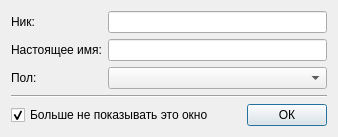
<ui version="4.0" >
 <class>WelcomeDialog</class>
 <widget class="QDialog" name="WelcomeDialog" >
  <property name="geometry" >
   <rect>
    <x>0</x>
    <y>0</y>
    <width>338</width>
    <height>134</height>
   </rect>
  </property>
  <property name="windowTitle" >
   <string>Simple Chat - Выбор ника</string>
  </property>
  <layout class="QVBoxLayout" name="verticalLayout" >
   <item>
    <layout class="QGridLayout" name="gridLayout" >
     <item row="0" column="0" >
      <widget class="QLabel" name="label" >
       <property name="text" >
        <string>Ник:</string>
       </property>
      </widget>
     </item>
     <item row="0" column="1" >
      <widget class="QLineEdit" name="nickEdit" />
     </item>
     <item row="1" column="0" >
      <widget class="QLabel" name="label_2" >
       <property name="text" >
        <string>Настоящее имя:</string>
       </property>
      </widget>
     </item>
     <item row="1" column="1" >
      <widget class="QLineEdit" name="nameEdit" />
     </item>
     <item row="2" column="0" >
      <widget class="QLabel" name="label_3" >
       <property name="text" >
        <string>Пол:</string>
       </property>
      </widget>
     </item>
     <item row="2" column="1" >
      <widget class="QComboBox" name="sexBox" />
     </item>
    </layout>
   </item>
   <item>
    <widget class="Line" name="line" >
     <property name="orientation" >
      <enum>Qt::Horizontal</enum>
     </property>
    </widget>
   </item>
   <item>
    <layout class="QHBoxLayout" name="horizontalLayout" >
     <item>
      <widget class="QCheckBox" name="askCheckBox" >
       <property name="text" >
        <string>Больше не показывать это окно</string>
       </property>
       <property name="checked" >
        <bool>true</bool>
       </property>
      </widget>
     </item>
     <item>
      <spacer name="horizontalSpacer" >
       <property name="orientation" >
        <enum>Qt::Horizontal</enum>
       </property>
       <property name="sizeHint" stdset="0" >
        <size>
         <width>40</width>
         <height>20</height>
        </size>
       </property>
      </spacer>
     </item>
     <item>
      <widget class="QPushButton" name="okButton" >
       <property name="text" >
        <string>ОК</string>
       </property>
      </widget>
     </item>
    </layout>
   </item>
  </layout>
 </widget>
 <tabstops>
  <tabstop>nickEdit</tabstop>
  <tabstop>nameEdit</tabstop>
  <tabstop>sexBox</tabstop>
  <tabstop>askCheckBox</tabstop>
  <tabstop>okButton</tabstop>
 </tabstops>
 <resources/>
 <connections>
  <connection>
   <sender>okButton</sender>
   <signal>clicked()</signal>
   <receiver>WelcomeDialog</receiver>
   <slot>accept()</slot>
   <hints>
    <hint type="sourcelabel" >
     <x>239</x>
     <y>133</y>
    </hint>
    <hint type="destinationlabel" >
     <x>169</x>
     <y>125</y>
    </hint>
   </hints>
  </connection>
 </connections>
</ui>
